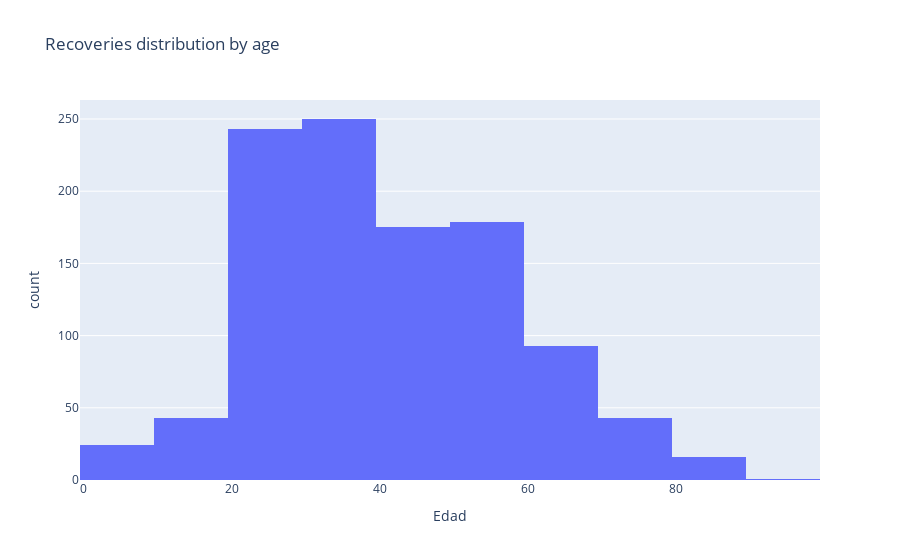

Source (notebook cell):
### Code cell
fig = px.histogram(df[df["atención"] == "RECUPERADO"], x="Edad", nbins=10, title = "Recoveries distribution by age")
fig.show()

### Figure 1 — Plotly figure (JSON) as saved in the notebook; plotly's stock layout.template omitted (floating-point values rounded to 4 significant figures; data arrays with more than 128 entries replaced by an {"elided": "..."} marker saying what was removed)
{"data": [{"alignmentgroup": "True", "bingroup": "x", "hovertemplate": "Edad=%{x}<br>count=%{y}<extra></extra>", "legendgroup": "", "marker": {"color": "#636efa"}, "name": "", "nbinsx": 10, "offsetgroup": "", "orientation": "v", "showlegend": false, "type": "histogram", "x": {"elided": "1067 str values"}, "xaxis": "x", "yaxis": "y"}], "layout": {"barmode": "relative", "legend": {"tracegroupgap": 0}, "title": {"text": "Recoveries distribution by age"}, "xaxis": {"anchor": "y", "domain": [0, 1], "title": {"text": "Edad"}}, "yaxis": {"anchor": "x", "domain": [0, 1], "title": {"text": "count"}}}}
